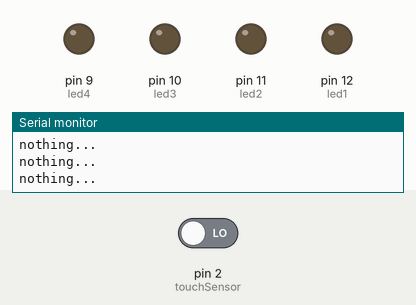
Simulated run of this sketch. Board: Arduino Uno, built with avr-gcc and run on an emulated ATmega328P. Shown: output pins drawn as LEDs (lit = HIGH), the last lines printed to the serial monitor. The test bench sets the inputs (shaded band); at power-on: pin 2 (touchSensor) LOW.

Above: at 1.2 s.
1.3 s: pin 2 (touchSensor) driven HIGH
At 1.8 s:
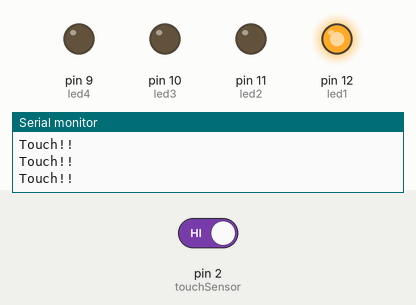
At 4.0 s:
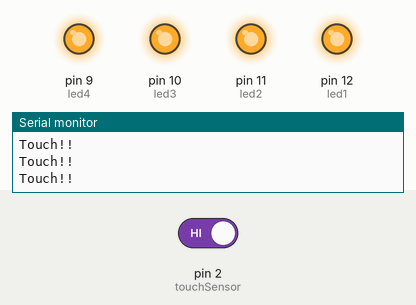
4.3 s: pin 2 (touchSensor) driven LOW
At 5.9 s:
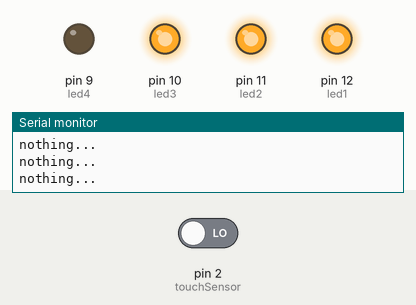
Timing chart, 0 to 8.8 s (numbered marks = the images above; inputs shaded):
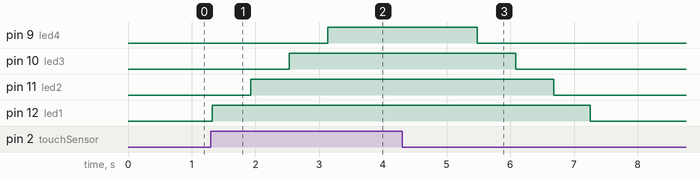

Measured:
- after the input at 1.3 s, pin 9 (led4): LOW → HIGH after 1.8 s; pin 10 (led3): LOW → HIGH after 1.2 s; pin 11 (led2): LOW → HIGH after 0.63 s; pin 12 (led1): LOW → HIGH at once
- after the input at 4.3 s, pin 9 (led4): HIGH → LOW after 1.2 s; pin 10 (led3): HIGH → LOW after 1.8 s; pin 11 (led2): HIGH → LOW after 2.4 s; pin 12 (led1): HIGH → LOW after 3.0 s

The sketch:

ex02.ino
```cpp
int touchSensor = 2;      // 정전식 터치 센서 핀
int led1 = 12;
int led2 = 11;
int led3 = 10;
int led4 = 9;
int count = 0;            // 손을 얼마나 오래 대었는지 카운트 해주는 변수

void setup() {
  pinMode(touchSensor, INPUT);      // 정전식 터치센서 입력으로 설정
  pinMode(led1, OUTPUT);            // LED 출력으로 설정
  pinMode(led2, OUTPUT);
  pinMode(led3, OUTPUT);
  pinMode(led4, OUTPUT);
  Serial.begin(9600);              // 시리얼 모니터 시작, 속도는 9600
}

void loop() {
  int value = digitalRead(touchSensor);   // 터치가 되었는지 안도

  if(value == 1){                       // 터치가 되었을 때
    digitalWrite(led1, HIGH);           // LED 1이 켜짐
    count++;
    Serial.println("Touch!!");           // 터치가 되었다고 시리얼모니터에 출력

    if (count > 60)
      digitalWrite(led4, HIGH);
    else if (count > 40)
      digitalWrite(led3, HIGH);
    else if (count > 20)
      digitalWrite(led2, HIGH);
  }else{
    count--;
    Serial.println("nothing...");      // 터치가 되지 않았다고 시리얼 모니터에 'nothing...' 출력

    if(count < 0)
      count = 0;

    if (count <= 0)
      digitalWrite(led1, LOW);
    else if (count < 20)
      digitalWrite(led2, LOW);
    else if (count < 40)
      digitalWrite(led3, LOW);
    else if (count < 60)
      digitalWrite(led4, LOW);
  }
  delay(30);
}
```
